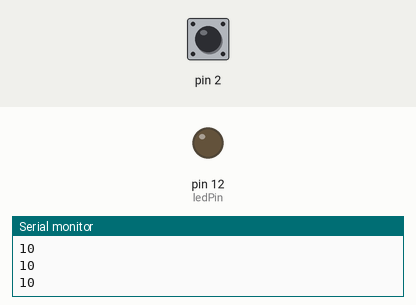
Simulated run of this sketch. Board: Arduino Uno, built with avr-gcc and run on an emulated ATmega328P. Parts: output pins drawn as LEDs (lit = HIGH), the last lines printed to the serial monitor. The inputs (shaded band) are chosen by the test bench; at power-on: pin 2 HIGH.

Above: at 1.2 s.
1.3 s: pin 2 pulled LOW for 0.15 s
At 1.38 s:
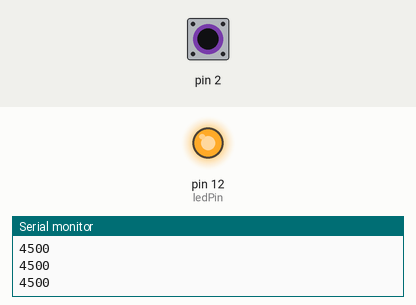
2.9 s: pin 2 pulled LOW for 3.2 s
At 7.0 s:
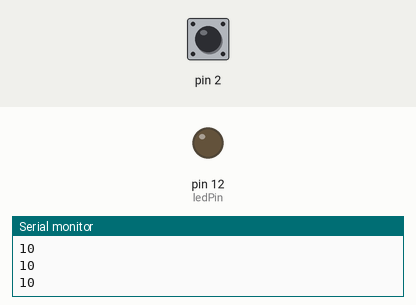
Timing chart, 0 to 8.5 s (numbered marks = the images above; inputs shaded):
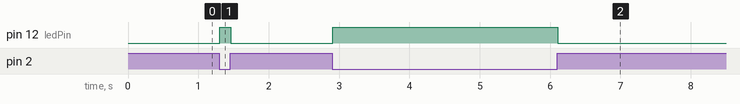

Measured:
- after the input at 1.3 s, pin 12 (ledPin): LOW → HIGH at once, → LOW 0.16 s later
- after the input at 2.9 s, pin 12 (ledPin): LOW → HIGH at once, → LOW 3.2 s later

The sketch:

13_touch_lamp.ino
```cpp
#include <CapacitiveSensor.h>
CapacitiveSensor cap = CapacitiveSensor(4, 2); // create capacitive sensor as object connected between pin 4 and 2

int threshold = 1000;
long sensorValue;

const int ledPin = 12;


void setup() {
  Serial.begin(9600); // start the serial monitor with 9600 BAUD
  pinMode(ledPin, OUTPUT); // define the pin connected to the LED as output
}


void loop() {
  sensorValue = cap.capacitiveSensor(30); // sample the sensor 30 times
  Serial.println(sensorValue); // display the sensorValue in the serial monitor

  if (sensorValue > threshold) { // check if the touch sensor was activated
    digitalWrite(ledPin, HIGH);
  }
  else {
    digitalWrite(ledPin, LOW);
  }

  delay(10);
}
```
